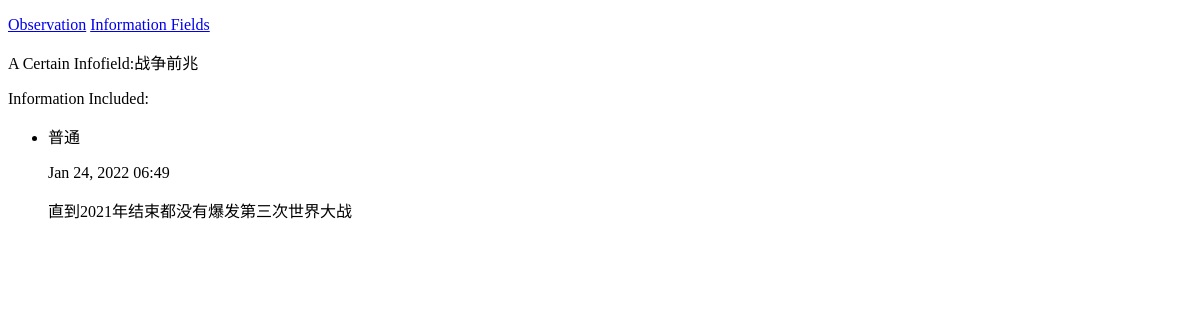
The page /fields/2/ on the database as committed earlier.
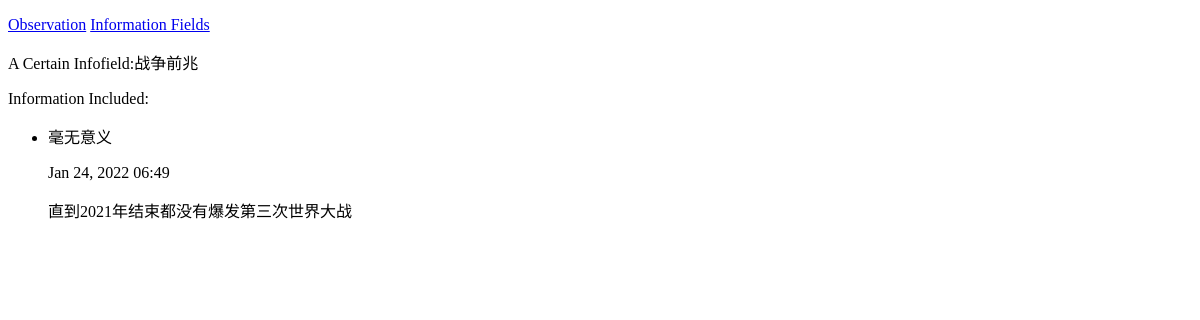
The same page on the database as committed later.
### observation/models.py (models this page shows, shortened)
class InfoField(models.Model):
    field_name = models.CharField(max_length= 200)#信息的类名
    date_added = models.DateTimeField(auto_now_add= True)
    def __str__(self):
        return self.field_name

class InfoLine(models.Model):
    field = models.ForeignKey(InfoField,on_delete=models.CASCADE)
    text = models.TextField()
    date_added = models.DateTimeField(auto_now_add=True)
    EMERGENCY = 'EM'
    CONCERN = 'CO'
    CRUCIAL = 'CR'
    PLAIN = 'PL'
    MEANINGLESS = 'ME'
    importance_choice = (
        (EMERGENCY, '紧急'),
        (CONCERN, '值得关注'),
        (CRUCIAL, '相对重要'),
        (PLAIN, '普通'),
        (MEANINGLESS,'毫无意义'),
    )
    importance = models.CharField(
        max_length=2,
        choices=importance_choice,
        default=PLAIN,
    )
    class Meta:
        verbose_name_plural = 'Infolines'

### observation/views.py (the view)
# urls.py: re_path(r'^fields/(?P<field_id>\d+)/$',views.field ,name = 'field')
def field (request , field_id):
    field = InfoField.objects.get(id = field_id)
    infolines = field.infoline_set.order_by('-date_added')
    context = {'field' : field , 'infolines' : infolines}
    return render(request , 'observation/field.html' , context)

### observation/templates/observation/field.html (shortened to what this page needs)
<!DOCTYPE html>
<html lang="en">
<head>
</head>
<body>
    {% extends 'observation/base.html' %}
    {% block content %}
        <p>A Certain Infofield:{{ field }}</p>
        <p>Information Included:</p>
            <ul>
                {% for infoline in infolines %}
                    <li>
                        <p>{{ infoline.get_importance_display }}</p>
                        <p>{{ infoline.date_added|date:'M d, Y H:i' }}</p>
                        <p>{{ infoline.text|linebreaks }}</p>
                    </li>
                {% empty %}
                    <li>
                        There isn't any information in this field.
                    </li>
                {% endfor %}
            </ul>
    {% endblock content %}

### observation/templates/observation/base.html
<p>
    <a href="{% url 'observation:index' %}">Observation</a>
    <a href="{% url 'observation:fields' %}">Information Fields</a>
</p>
{% block content %}{% endblock content %}

Rows that differ between the two databases and show on the page:
changed InfoLine "直到2021年结束都没有爆发第三次世界大战": importance "普通" → "毫无意义"
